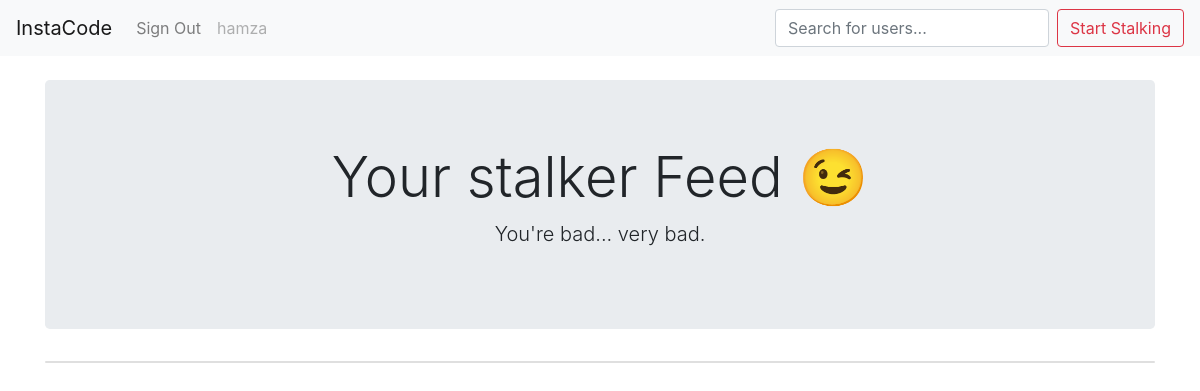
Before: /profiles/feed/ (signed in) with the older database file.
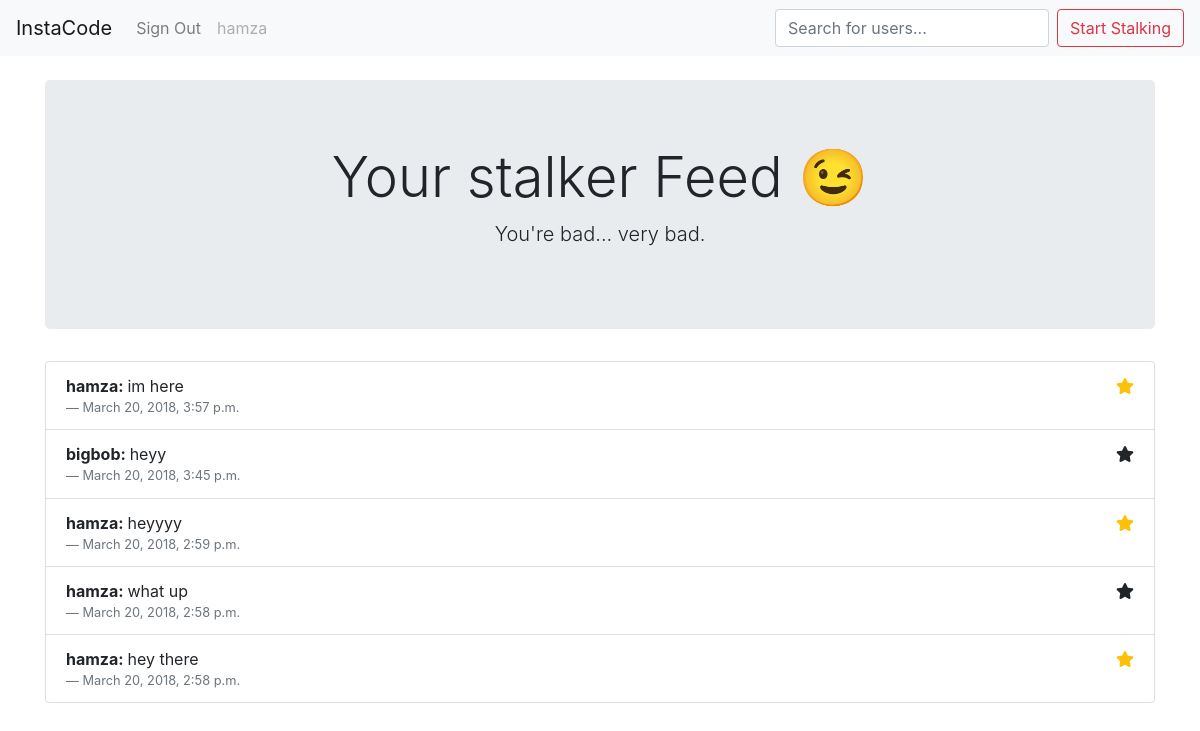
After: the same page with the newer database file.
### profiles/models.py (models this page shows)
class Clue(models.Model):
    message = models.CharField(max_length=255)
    user = models.ForeignKey(User, on_delete=models.CASCADE)
    timestamp = models.DateTimeField(auto_now_add=True)
    class Meta:
        ordering = ['-timestamp']

### profiles/views.py (the view)
# urls.py: path('feed/', views.feed, name='feed'),
def feed(request):
    if request.user.is_anonymous:
        return redirect('signin')
    user = request.user
    prey_list = []
    preys = request.user.stalker.all()
    for prey in preys:
        prey_list.append(prey.prey)
    clue_list = Clue.objects.filter(
        Q(user__in=prey_list)|
        Q(user=request.user)
        ).distinct()
    favorite_list = user.favorite_set.all().values_list('clue_id', flat=True)
    context = {
        "feed": clue_list,
        "favorites":favorite_list,
    }
    return render(request, 'feed.html', context)

### profiles/templates/feed.html (shortened to what this page needs)
{% extends "base.html" %}
{% block content %}
<div class="jumbotron text-center">
  <div class="container">
    <h1 class="display-4">Your stalker Feed 😉</h1>
    <p class="lead">You're bad... very bad.</p>
  </div>
</div>
<div class="row">
  <div class="col-12">
    <div class="card">
      <ul class="list-group list-group-flush">
        {% for clue in feed  %}
          <li class="list-group-item">
            <div class="float-left">
              <b>{{clue.user}}: </b> {{clue.message}} <span class="blockquote-footer">{{clue.timestamp}}</span>
            </div>
            <div class="float-right">
              <i id="star-{{clue.id}}" class="fas fa-star fa-spin {% if clue.id in favorites %}text-warning{% endif %}" onclick="favorite_me({{clue.id}})"></i>
            </div>
          </li>
        {% endfor %}
      </ul>
    </div>
  </div>
</div>
{% endblock %}

### authentication/templates/base.html (shortened to what this page needs)
<!doctype html>
<html lang="en">
  <head>
    <link rel="stylesheet" href="https://maxcdn.bootstrapcdn.com/bootstrap/4.0.0/css/bootstrap.min.css">
  </head>
  <body>
    {% include "navbar.html" %}
    <br>
    <div class="container">
      {% block content %}
      {% endblock %}
    </div>
  </body>
</html>

### profiles/templates/navbar.html (shortened to what this page needs)
<nav class="navbar navbar-expand-lg navbar-light bg-light">
  <a class="navbar-brand" href="{% url 'feed' %}">InstaCode</a>
  <div class="collapse navbar-collapse" id="navbarSupportedContent">
    <ul class="navbar-nav mr-auto">
      {% if request.user.is_authenticated %}
        <li class="nav-item">
          <a class="nav-link" href="{% url 'signout' %}">Sign Out</a>
        </li>
        <li class="nav-item">
          <a class="nav-link disabled" href="{% url 'profile' request.user.id %}">{{request.user}}</a>
        </li>
      {% endif %}
    </ul>
    <form class="form-inline my-2 my-lg-0" action="{% url 'search-users' %}">
      <input class="form-control mr-sm-2" type="text" placeholder="Search for users..." aria-label="Search" name='q' value={{request.GET.q}}>
      <button class="btn btn-outline-danger my-2 my-sm-0" type="submit">Start Stalking</button>
    </form>
  </div>
</nav>

Changed rows visible on the page:
added Clue: user "hamza", message "im here", timestamp "March 20, 2018, 3:57 p.m."
added Clue: user "bigbob", message "heyy", timestamp "March 20, 2018, 3:45 p.m."
added Clue: user "hamza", message "heyyyy", timestamp "March 20, 2018, 2:59 p.m."
added Clue: user "hamza", message "what up", timestamp "March 20, 2018, 2:58 p.m."
added Clue: user "hamza", message "hey there", timestamp "March 20, 2018, 2:58 p.m."
